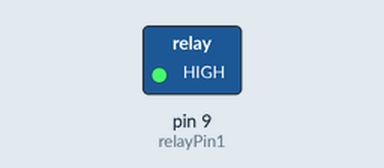
This sketch was run on a simulated Arduino Uno, built with avr-gcc and run on an emulated ATmega328P. Shown: switched loads named in the sketch (green lamp = pin HIGH).

Above: at 0.1 s.
Timing chart, 0 to 1.6 s (numbered marks = the images above):
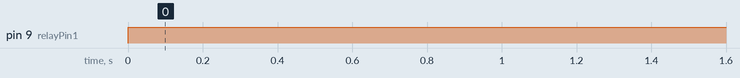

Measured:
- by itself, pin 9 (relayPin1): LOW → HIGH at 0.00 s

The sketch:

DFR0473_test.ino
```cpp
// Gravity: Digital 10A Relay Module test

const int relayPin1 = 9;

void setup() {
  pinMode(relayPin1, OUTPUT);
}

void loop() {
  digitalWrite(relayPin1, HIGH);   //Turn on relay
  //digitalWrite(relayPin1, LOW);   //Turn off relay
}
```
